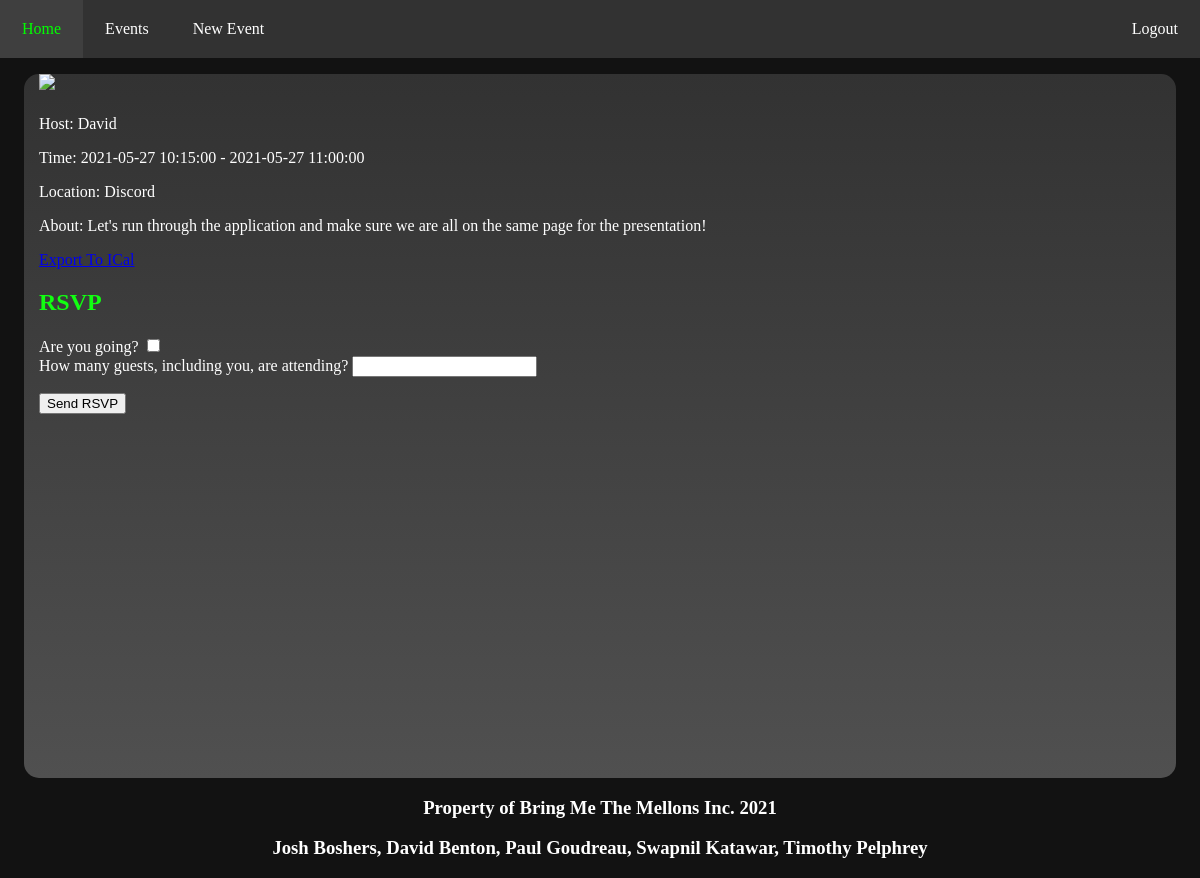
Page /events/4 (signed in) on the committed database.
### database/models.py (models this page shows, shortened)
class User(db.Model):
    id = db.Column('id', db.Integer, primary_key=True)
    first_name = db.Column('first_name', db.String(50), nullable=False)
    last_name = db.Column('last_name', db.String(50), nullable=False)
    password = db.Column('password', db.String(50), nullable=False)
    email = db.Column('email', db.String(50), unique=True, nullable=False)
    events = db.relationship('Event', backref='user', lazy=True)
    rsvps = db.relationship('RSVP', backref='user', lazy=True)

class Event(db.Model):
    id = db.Column('id', db.Integer, primary_key=True)
    host_id = db.Column(db.Integer, db.ForeignKey('user.id'), nullable=False)
    name = db.Column('name', db.String(100), nullable=False)
    is_private = db.Column('is_private', db.Boolean, default=False, nullable=False)
    location = db.Column('location', db.String(200), nullable=False)
    start_time = db.Column('start_time', db.DateTime, nullable=False)
    end_time = db.Column('end_time', db.DateTime)
    image = db.Column('image', db.String(50))
    description = db.Column('description', db.VARCHAR, nullable=False)
    rsvps = db.relationship('RSVP', backref='event', cascade='all, delete-orphan', lazy=True)

### app.py (the view)
@app.route('/events/<int:event_id>')
def event(event_id: int):
    if session.get('user'):
        form = RSVPForm()
        event = db.session.query(Event).filter_by(id=event_id).one()
        host_name = db.session.query(User).filter_by(id=event.host_id).one().first_name
        is_host = event.host_id == session.get('user_id')
        return render_template('event.html', event=event, host_name=host_name,
         is_host=is_host, form=form)
    return redirect(url_for('login'))

### forms.py
class RSVPForm(FlaskForm):
    class Meta:
        csrf = False
    is_going = BooleanField('Are you going?')
    guests = IntegerField('How many guests, including you, are attending?')
    submit = SubmitField('Send RSVP')

### templates/event.html (shortened to what this page needs)
<!DOCTYPE html>
<html lang="en">
    <head>
        <link rel="stylesheet" href="{{ url_for('static', filename='css/main.css') }}">
    </head>
    <body>
        <nav>
        <ul id="navbar">
          <li><a class="nav-link" href="/index"> Home </a></li>
          <li><a class="nav-link"  href="/events"> Events </a></li>
          <li><a class="nav-link"  href="/events/new"> New Event </a></li>
            {% if session['user'] %}
            <div class="nav-right">
            <li><a class="nav-link" id="login"  href="/logout"> Logout </a></li>
            </div>
            {% else %}
            <div class="nav-right">
            <li><a class="nav-link" id="login"  href="/login"> Login </a></li>
            </div>
            {% endif %}
        </ul>
      </nav>
      <div class="row">
      <div class="spacer"></div>
      <div class="event_frame_l">
        <img src={{ event.image }} class="event_thumb">
        <p> Host: {{ host_name }} </p>
        <p> Time: {{ event.start_time }} - {{ event.end_time }} </p>
        <p> Location: {{ event.location }} </p>
        <p> About: {{ event.description }}</p>
          <a href="/events/{{ event.id }}/download">Export To ICal</a>
        {% if not is_host %}
        <form action="{{ url_for('rsvp', event_id=event.id) }}" method="post">
            <div class="formwrapper">
                <h2 class="title">RSVP</h2>
                <div class="form-field">
                    <p>{{ form.is_going.label }} {{ form.is_going }} <br/>
                    {{ form.guests.label }} {{ form.guests }}</p>
                </div>
                {{ form.submit }}
            </div>
        </form>
        {% endif %}
      </div>
      <div class="spacer"></div>
    </div>
    <div class="footer">
        <h3>Property of Bring Me The Mellons Inc. 2021</h3>
        <h3>Josh Boshers, David Benton, Paul Goudreau, Swapnil Katawar, Timothy Pelphrey</h3>
    </div>
    </body>
</html>

### static/css/main.css (style rules this page uses)
body { background-color: #111111; margin: 0px; background-color: #121212 }
#navbar { list-style-type: none; background-color: #323232; margin:0; padding:0; overflow: hidden; }
.nav-right { float:right; }
li { float:left; }
.nav-link { text-decoration: none; display: block; color: white; text-align: center; padding: 20px 22px; background-color: #323232; vertical-align: center; float: right; }
.footer { background-color: #323232 position: fixed; bottom: 0; left:0; width: 100%; text-align: center; }
.event_frame_l { background-image: linear-gradient( to bottom, #323232, #505050); flex:50%; border-radius: 15px; padding-left: 15px; height: 88vh; padding-right: 15px; overflow-y: auto; }
.spacer { width: 2%; }
p { color: white; }
h2 { color:#11FF11; }
h3 { color:white; }
.row { display: flex; float:left width:50%; height: 90%; }
.form-field { color:white; }

### rows in the picture
User: first_name "David"
Event: start_time "2021-05-27 10:15:00", end_time "2021-05-27 11:00:00", location "Discord", description "Let's run through the application and make sure we are all on the same page for the presentation!"
